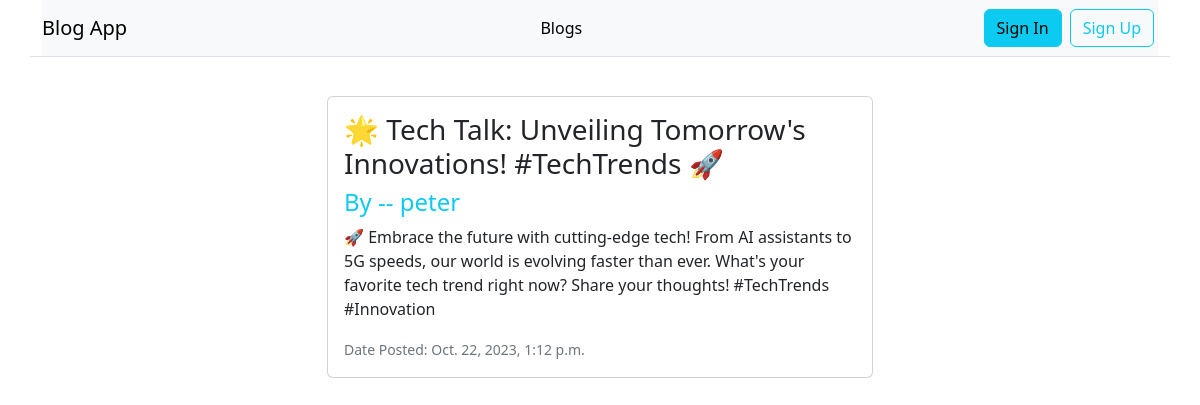
Screenshot of /blogs/9/detail/ with the database file from the repository.
### blog/models.py (models this page shows, shortened)
class Blog(models.Model):
    title = models.CharField(max_length=200)
    content = models.TextField()
    date_posted = models.DateTimeField(default=timezone.now)
    author = models.ForeignKey(User, on_delete=models.CASCADE)
    class Meta:
        ordering = ['-date_posted']

### blog/views.py (the view)
# urls.py: path('<int:pk>/detail/', views.detail, name='detail'),
def detail(request, pk):
    blog = get_object_or_404(Blog, pk=pk)
    context = {
        'title' : blog.title,
        'blog' : blog,
    }
    return render(request, 'blog/detail.html', context)

### blog/templates/blog/detail.html (shortened to what this page needs)
{% extends 'blog/main.html' %}
{% block content %}
  {% load crispy_forms_tags %}
  <div class="container mt-5">
    <div class="row mt-5 pt-5">
      <div class="col-md-6 offset-md-3">
        <div class="card mb-3">
          <div class="card-body">
            <h3>{{ blog.title }}</h3>
            {% if user.id == blog.author.id %}
            <h4 class="text-info">By Me</h4>
            {% else %}
            <h4 class="text-info">By -- {{ blog.author }}</h4>
            {% endif %}
            <p>{{ blog.content }}</p>
            <small class="text-secondary">Date Posted: {{ blog.date_posted }}</small>
          </div>
        </div>
      </div>
    </div>
  </div>
{% endblock %}

### rows the page displays
Blog: title "🌟 Tech Talk: Unveiling Tomorrow's Innovations! #TechTrends 🚀", author "peter", content "🚀 Embrace the future with cutting-edge tech! From AI assistants to 5G speeds, our world is evolving faster than ever. What's your favorite tech trend right now? Share your thoughts! #TechTrends #Innovation", date_posted "Oct. 22, 2023, 1:12 p.m."
